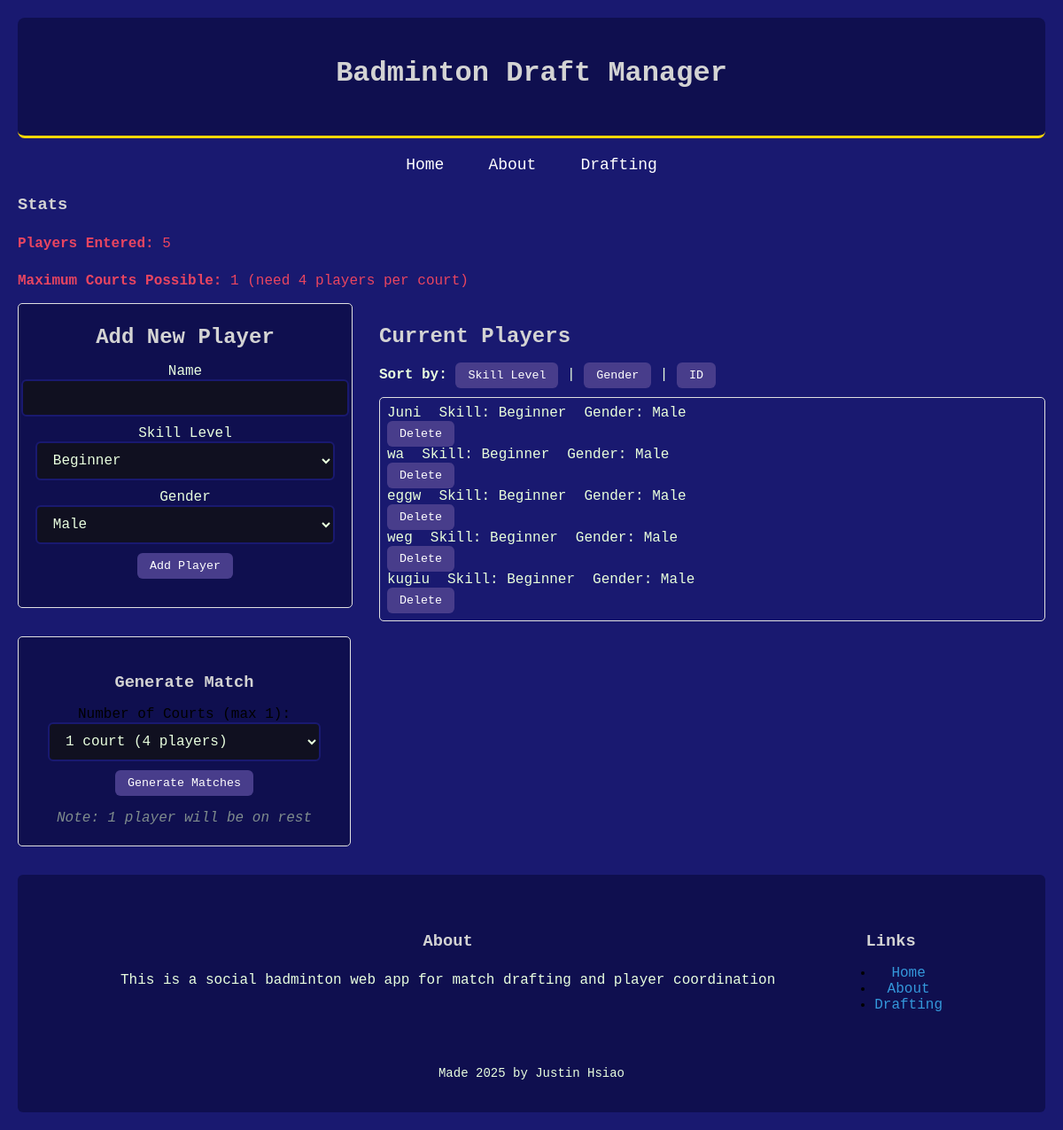
Before: /draft with the older database file.
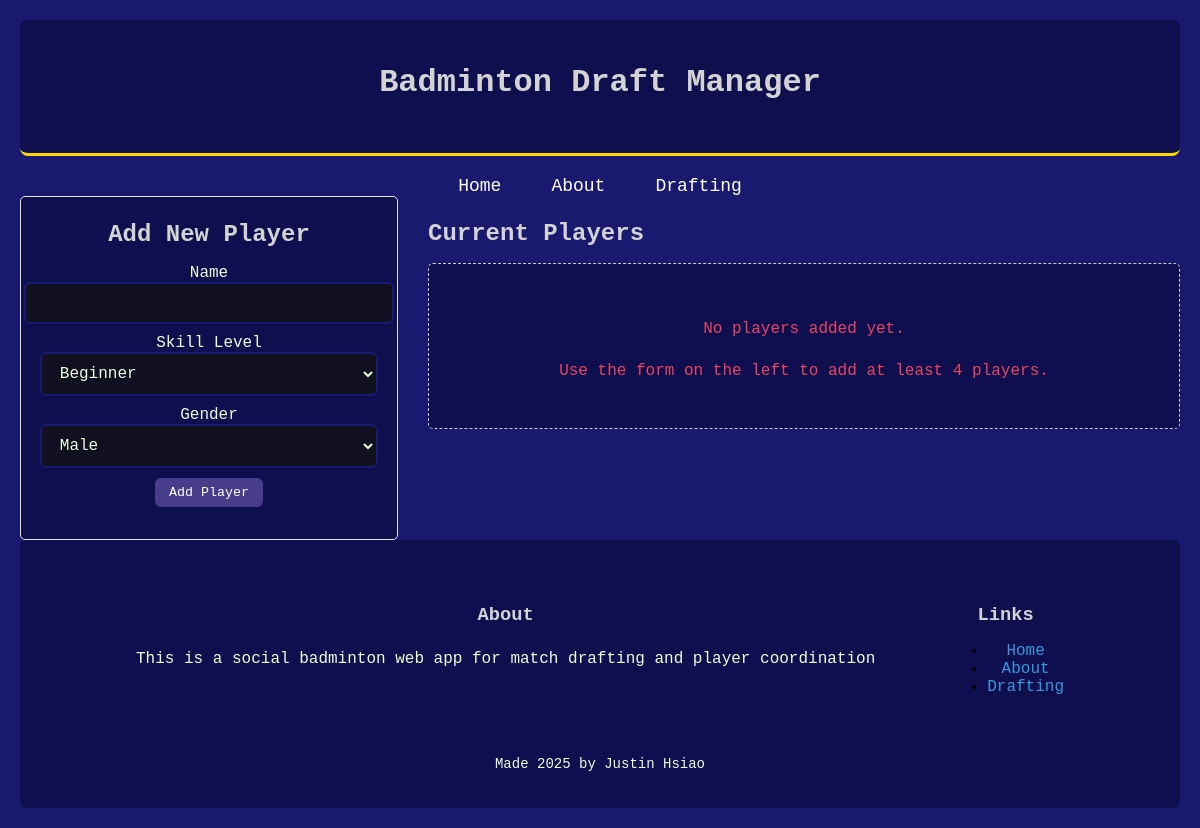
After: the same page with the newer database file.
### app/models.py (models this page shows)
class Player(db.Model):
    __tablename__ = 'player'
    id = db.Column(db.Integer, primary_key=True)
    name = db.Column(db.String(100), nullable=False)
    skill = db.Column(db.String(20), nullable=False)
    gender = db.Column(db.String(10), nullable=False)
    court_players = db.relationship('CourtPlayer', back_populates='player', cascade='all, delete-orphan')

### app/routes.py (the view, shortened to what this page needs)
@app.route('/draft', methods=['GET', 'POST'])
def draft():
    form = PlayerForm()
    sort_by = request.args.get('sort_by', 'id') # Get the sorting parameter from url/request
    if sort_by == 'gender':
        players_query = Player.query.order_by(Player.gender) # Order players by the gender
    else:
        players_query = Player.query.order_by(Player.id) # Default sort by id
    players = players_query.all()
    return render_template('draft.html', players=players, form=form, current_sort=sort_by)

### app/forms.py
class PlayerForm(FlaskForm):
    name = StringField('Name', validators=[DataRequired(), Length(max=30)])
    skill = SelectField('Skill Level', choices=[
        ('Beginner', 'Beginner'),
        ('Intermediate', 'Intermediate'),
        ('Advanced', 'Advanced')
    ], validators=[DataRequired()])
    gender = SelectField('Gender', choices=[
        ('male', 'Male'),
        ('female', 'Female'),
        ('other', 'Other')
    ], validators=[DataRequired()])
    submit = SubmitField('Add Player')

### app/templates/draft.html (shortened to what this page needs)
{% extends "layout.html" %}
{% block content %}
<!DOCTYPE html>
<html>
<head>
    <link rel="stylesheet" href="{{ url_for('static', filename='css/style.css') }}">
</head>
<body>
    {% if players %}
        <div class="stats">
            <h3>Stats</h3>
            <p><strong>Players Entered:</strong> {{ players|length }} </p>
            <p><strong>Maximum Courts Possible:</strong> {{ (players|length // 4) }} (need 4 players per court)</p>
        </div>
    {% endif %}
    <div class="main-content">
        <div class="left-column">
            <div class="form-container">
                <h2>Add New Player</h2>
                <form method="POST">
                    <div class="form-group">
                        {{ form.name.label(class="form-label") }}
                        {{ form.name(class="form-input") }}
                    </div>
                    <div class="form-group">
                        {{ form.skill.label(class="form-label") }}
                        {{ form.skill(class="form-select") }}
                    </div>
                    <div class="form-group">
                        {{ form.gender.label(class="form-label") }}
                        {{ form.gender(class="form-select") }}
                    </div>
                    {{ form.submit(class="btn btn-primary") }}
                </form>
            </div>
            {% if players %}
                <div class="match-options">
                    <h3>Generate Match</h3>
                    <form method="POST" action="{{ url_for('generate_matches') }}">
                       <div class="form-group">
                    <label for="num_courts">Number of Courts (max {{ players|length // 4 }}):</label>
                        <select name="num_courts" id="num_courts" required class="form-select">
                            {% set max_courts = players|length // 4 %}
                                {% for i in range(1, max_courts + 1) %}
                                <option value="{{ i }}" {% if i == max_courts %}selected{% endif %}>
                                    {{ i }} court{% if i > 1 %}s{% endif %} ({{ i*4 }} players)
                                </option>
                                {% endfor %}
                            </select>
                        </div>
                        <button type="submit" class="btn btn-primary">
                            Generate Matches
                        </button>
                    </form>
                    {% if (players|length % 4) > 0 %}
                        <p class="rest-notice">
                            Note: {{ players|length % 4 }} player{% if (players|length % 4) > 1 %}s{% endif %} will be on rest
                        </p>
                    {% endif %}
                </div>
            {% endif %}
        </div>
        <div class="right-column">
            <h2>Current Players</h2>
            {% if players %}
                <div class="sort-options">
                    <strong>Sort by:</strong>
                    <a href="{{ url_for('draft', sort_by='skill') }}" class="{{ 'active-sort' if current_sort == 'skill' else '' }}">
                        <button>Skill Level</button>
                    </a> |
                    <a href="{{ url_for('draft', sort_by='gender') }}" class="{{ 'active-sort' if current_sort == 'gender' else '' }}">
                        <button>Gender</button>
                    </a> |
                    <a href="{{ url_for('draft', sort_by='id') }}" class="{{ 'active-sort' if current_sort == 'id' else '' }}">
                        <button>ID</button>
                    </a>
                </div>
                <div class="players-scroll-container">
                    {% for player in players %}
                        <div class="player-container">
                            <div class="player-info">
                                <span class="player-name">{{ player.name }}</span>
                                <span class="player-skill">Skill: {{ player.skill|title }}</span>
                                <span class="player-gender">Gender: {{ player.gender|title }}</span>
                            </div>
                            <form method="post" action="{{ url_for('delete_player', player_id=player.id) }}">
                                <button type="submit" class="delete-btn" onclick="return confirm('Are you sure you want to delete {{ ' '.join(player.name.split()) }}?')">
                                    Delete
                                </button>
                            </form>
                        </div>
                    {% endfor %}
                </div>
            {% else %}
                <div class="players-missing">
                    <p>No players added yet.</p>
                    <p>Use the form on the left to add at least 4 players.</p>
                </div>
            {% endif %}
        </div>
    </div>
</body>
</html>
{% endblock %}

### app/templates/layout.html (shortened to what this page needs)
<!DOCTYPE html>
<html lang="en">
<head>
    <link rel="stylesheet" href="{{ url_for('static', filename='css/style.css') }}"
</head>
<body>
    <header class="header-title">
        <center><h1>Badminton Draft Manager</h1></center>
    </header>
    <nav>
        {% include "nav.html" %}
      </nav>
      <main>
        {% block content %}
        {% endblock %}
      </main>
    <footer class="site-footer">
        {% include 'Footer.html' %}
      </footer>
</body>
</html>

### app/templates/nav.html
<nav>
    <ul class="nav-style">
        <li><a href="/">Home</a></li>
        <li><a href="/about">About</a></li>
        <li><a href="/draft">Drafting</a></li>
    </ul>
</nav>

### app/templates/footer.html
<div class="footer-content">
    <div class="footer-section">
      <h3>About</h3>
      <p>This is a social badminton web app for match drafting and player coordination</p>
    </div>
    <div class="footer-section">
      <h3>Links</h3>
      <ul>
        <li><a href="/home">Home</a></li>
        <li><a href="/about">About</a></li>
        <li><a href="/draft">Drafting</a></li>
      </ul>
  </div>
  <div class="footer-bottom">
      <p>Made 2025 by Justin Hsiao</p>
  </div>

### app/static/css/style.css (style rules this page uses)
body { font-family: 'Courier New', Courier, monospace; background-color: #191970; margin: 20px; }
h1, h2, h3, p, a { font-family: 'Courier New', Courier, monospace; color: #D3D3D3; margin-top: 1.5rem; margin-bottom: 1rem; }
h1 { text-align: center; padding-bottom: 1rem; }
a { color: #3498db; text-decoration: none; }
button, .btn { font-family: 'Courier New', Courier, monospace; background-color: #483D8B; color: white; border: none; padding: 7px 14px; border-radius: 6px; cursor: pointer; transition: background-color 0.3s ease; }
.main-content { display: flex; align-items: flex-start; gap: 2rem; }
.left-column { flex: 1; max-width: 450px; display: flex; flex-direction: column; gap: 2rem; }
.right-column { flex: 2; }
.form-container { width: 100%; }
.players-missing { background-color: #0F0F4F; text-align: center; padding: 2rem; border: 1px dashed #ccc; border-radius: 5px; color: #7f8c8d; }
.form-container { border: 1px solid #e0e0e0; background-color: #E9FFDD; border-radius: 5px; text-align: center; padding-bottom: 2rem; }
.form-container { background-color: #0F0F4F; }
.form-label { font-family: 'Courier New', Courier, monospace; font-size: 16px; margin-bottom: 10px; color: #E9FFDF; }
.form-input, .form-select { font-family: 'Courier New', Courier, monospace; width: 90%; padding: 10px 14px; font-size: 16px; border: 2px solid #191970; border-radius: 6px; margin-bottom: 10px; background-color: #101020; color: #E9FFDF; transition: border-color 0.3s ease, box-shadow 0.3s ease; }
.form-input::placeholder { color: #A9A9A9; }
.footer-content { display: flex; justify-content: space-around; flex-wrap: wrap; max-width: 1000px; margin: auto; padding: 0 20px; }
.site-footer { background-color: #0F0F4F; padding: 40px 0 20px; text-align: center; border-radius: 6px; }
.site-footer p { color: #E9FFDF; }
.footer-bottom { text-align: center; padding-top: 20px; font-size: 14px; color: #aaa; }
.footer-bottom p { color: #E9FFDF; }
nav { margin-top: 10px; }
.nav-style { list-style: none; margin: 0; padding: 0; display: flex; justify-content: center; gap: 30px; }
.nav-style li a { color: #FFFFFF; text-decoration: none; font-size: 18px; font-weight: 500; transition: 0.3s ease; padding: 6px 10px; border-radius: 6px; }
.error-container h1, p { color: #e94560; }
.header-title { background-color: #0F0F4F; padding: 20px 0; margin-bottom: 20px; border-radius: 8px; border-bottom: 3px solid #FFD700; text-align: center; color: #FFFFFF; }

Changed rows visible on the page:
removed Player: name "Juni", skill "Beginner", gender "Male"
removed Player: name "wa", skill "Beginner", gender "Male"
removed Player: name "eggw", skill "Beginner", gender "Male"
removed Player: name "weg", skill "Beginner", gender "Male"
removed Player: name "kugiu", skill "Beginner", gender "Male"
Other visible differences:
{{ players|length }}: "5" → (not shown)
{{ (players|length // 4) }}: "1" → (not shown)
{{ players|length // 4 }}: "1" → (not shown)
form field num_courts: "1 court (4 players)" → (not shown)
{{ players|length % 4 }}: "1" → (not shown)
text no longer shown: "Stats Players Entered: Maximum Courts Possible: (need 4 players per court) Generate Match Number of Courts (max ): Generate Matches Note: player will be on rest Sort by: Skill Level | Gender | ID"
text now shown: "No players added yet. Use the form on the left to add at least 4 players."
